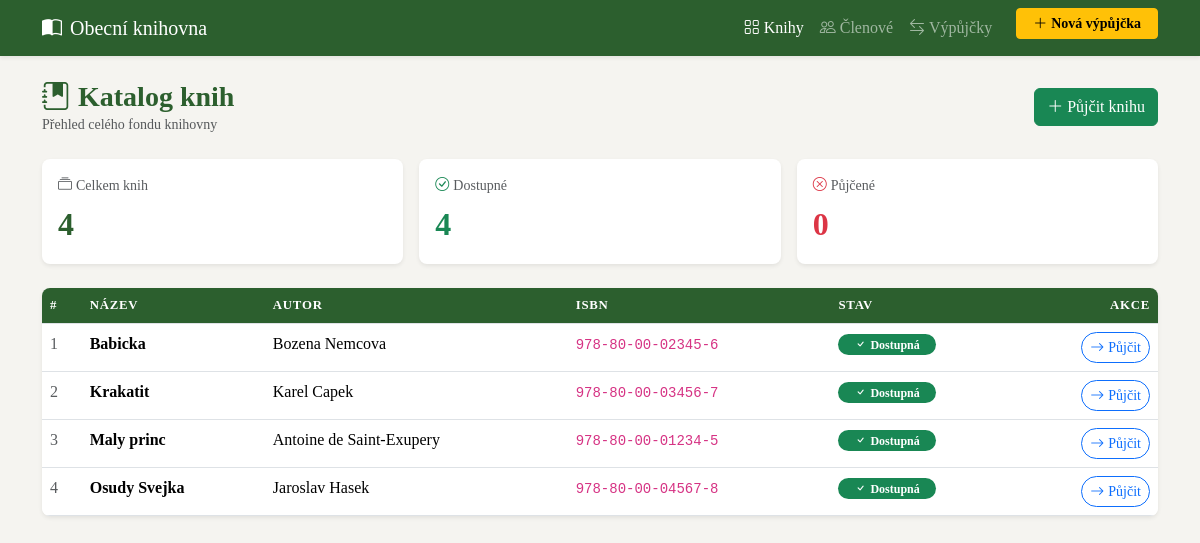
The page / on the database its author committed.
### models.py (models this page shows)
class Book(db.Model):
    __tablename__ = "books"
    id = db.Column(db.Integer, primary_key=True)
    nazev = db.Column(db.String(200), nullable=False)
    autor = db.Column(db.String(150), nullable=False)
    isbn = db.Column(db.String(20), unique=True, nullable=False)
    stav = db.Column(db.String(20), nullable=False, default="dostupná")
    pujcky = db.relationship("Loan", back_populates="kniha", lazy="dynamic")
    @property
    def je_dostupna(self):
        return self.stav == "dostupná"

### app.py (the view)
@app.route("/")
def index():
    knihy = Book.query.order_by(Book.nazev).all()
    return render_template("index.html", knihy=knihy)

### templates/index.html (shortened to what this page needs)
{% extends "_base.html" %}
{% block content %}
<div class="d-flex justify-content-between align-items-center mb-4">
  <div>
    <h1 class="h3 fw-bold mb-0" style="color:var(--brand)">
      <i class="bi bi-journal-bookmark-fill me-2"></i>Katalog knih
    </h1>
    <p class="text-muted small mb-0">Přehled celého fondu knihovny</p>
  </div>
  <a href="{{ url_for('nova_pujcka') }}" class="btn btn-success">
    <i class="bi bi-plus-lg me-1"></i>Půjčit knihu
  </a>
</div>
{% set dostupne = knihy | selectattr('je_dostupna') | list | length %}
<div class="row g-3 mb-4">
  <div class="col-6 col-md-4">
    <div class="card border-0 shadow-sm rounded-3 h-100">
      <div class="card-body">
        <p class="text-muted small mb-1"><i class="bi bi-collection me-1"></i>Celkem knih</p>
        <div class="fs-2 fw-bold" style="color:var(--brand)">{{ knihy | length }}</div>
      </div>
    </div>
  </div>
  <div class="col-6 col-md-4">
    <div class="card border-0 shadow-sm rounded-3 h-100">
      <div class="card-body">
        <p class="text-muted small mb-1"><i class="bi bi-check-circle me-1 text-success"></i>Dostupné</p>
        <div class="fs-2 fw-bold text-success">{{ dostupne }}</div>
      </div>
    </div>
  </div>
  <div class="col-12 col-md-4">
    <div class="card border-0 shadow-sm rounded-3 h-100">
      <div class="card-body">
        <p class="text-muted small mb-1"><i class="bi bi-x-circle me-1 text-danger"></i>Půjčené</p>
        <div class="fs-2 fw-bold text-danger">{{ knihy | length - dostupne }}</div>
      </div>
    </div>
  </div>
</div>
<div class="card border-0 shadow-sm rounded-3 overflow-hidden">
  <div class="card-body p-0">
    {% if knihy %}
    <div class="table-responsive">
      <table class="table table-hover mb-0">
        <thead>
          <tr>
            <th>#</th><th>Název</th><th>Autor</th><th>ISBN</th><th>Stav</th><th class="text-end">Akce</th>
          </tr>
        </thead>
        <tbody>
          {% for k in knihy %}
          <tr>
            <td class="text-muted">{{ loop.index }}</td>
            <td class="fw-semibold">{{ k.nazev }}</td>
            <td>{{ k.autor }}</td>
            <td><code class="small">{{ k.isbn }}</code></td>
            <td>
              {% if k.je_dostupna %}
                <span class="badge bg-success rounded-pill px-3"><i class="bi bi-check me-1"></i>Dostupná</span>
              {% else %}
                <span class="badge bg-danger rounded-pill px-3"><i class="bi bi-clock me-1"></i>Půjčená</span>
              {% endif %}
            </td>
            <td class="text-end">
              {% if not k.je_dostupna %}
                {% set aktivni = k.pujcky.filter_by(datum_skutecneho_vraceni=None).first() %}
                {% if aktivni %}
                  <form class="form-vratit d-inline" action="{{ url_for('vratit_knihu', loan_id=aktivni.id) }}" method="post">
                    <button class="btn btn-outline-success btn-sm rounded-pill">
                      <i class="bi bi-arrow-return-left me-1"></i>Vrátit
                    </button>
                  </form>
                {% endif %}
              {% else %}
                <a href="{{ url_for('nova_pujcka') }}" class="btn btn-outline-primary btn-sm rounded-pill">
                  <i class="bi bi-arrow-right me-1"></i>Půjčit
                </a>
              {% endif %}
            </td>
          </tr>
          {% endfor %}
        </tbody>
      </table>
    </div>
    {% else %}
      <div class="text-center py-5 text-muted">
        <i class="bi bi-inbox display-4"></i>
        <p class="mt-2">Žádné knihy v katalogu.</p>
      </div>
    {% endif %}
  </div>
</div>
{% endblock %}

### templates/_base.html (shortened to what this page needs)
<!DOCTYPE html>
<html lang="cs">
<head>
  <link href="https://cdn.jsdelivr.net/npm/bootstrap@5.3.3/dist/css/bootstrap.min.css" rel="stylesheet"/>
  <link href="https://cdn.jsdelivr.net/npm/bootstrap-icons@1.11.3/font/bootstrap-icons.min.css" rel="stylesheet"/>
  <link href="{{ url_for('static', filename='css/style.css') }}" rel="stylesheet"/>
</head>
<body>
<nav class="navbar navbar-expand-md navbar-dark mb-4 shadow-sm">
  <div class="container">
    <a class="navbar-brand text-white" href="{{ url_for('index') }}">
      <i class="bi bi-book-half me-2"></i>Obecní knihovna
    </a>
    <div class="collapse navbar-collapse" id="navmenu">
      <ul class="navbar-nav ms-auto">
        <li class="nav-item">
          <a class="nav-link {% if request.endpoint == 'index' %}active{% endif %}" href="{{ url_for('index') }}">
            <i class="bi bi-grid me-1"></i>Knihy
          </a>
        </li>
        <li class="nav-item">
          <a class="nav-link {% if request.endpoint in ['clenove','pridat_clena'] %}active{% endif %}" href="{{ url_for('clenove') }}">
            <i class="bi bi-people me-1"></i>Členové
          </a>
        </li>
        <li class="nav-item">
          <a class="nav-link {% if request.endpoint == 'pujcky' %}active{% endif %}" href="{{ url_for('pujcky') }}">
            <i class="bi bi-arrow-left-right me-1"></i>Výpůjčky
          </a>
        </li>
        <li class="nav-item ms-md-3">
          <a class="btn btn-warning btn-sm fw-semibold px-3" href="{{ url_for('nova_pujcka') }}">
            <i class="bi bi-plus-lg me-1"></i>Nová výpůjčka
          </a>
        </li>
      </ul>
    </div>
  </div>
</nav>
<div class="container pb-5">
  {% block content %}{% endblock %}
</div>
</body>
</html>

### static/css/style.css (style rules this page uses)
:root { --brand: #2c5f2e; --brand-soft: #e8f0e9; --accent: #d4a017; }
body { background-color: #f5f4f0; font-family: Georgia, serif; }
.navbar { background: var(--brand) !important; }
.table thead th { background: var(--brand); color: #fff; font-size: .8rem; text-transform: uppercase; letter-spacing: .06em; }

### rows shown on the page
Book: nazev "Babicka", autor "Bozena Nemcova", isbn "978-80-00-02345-6", stav "Dostupná"
Book: nazev "Krakatit", autor "Karel Capek", isbn "978-80-00-03456-7", stav "Dostupná"
Book: nazev "Maly princ", autor "Antoine de Saint-Exupery", isbn "978-80-00-01234-5", stav "Dostupná"
Book: nazev "Osudy Svejka", autor "Jaroslav Hasek", isbn "978-80-00-04567-8", stav "Dostupná"

### other values the page prints
{{ knihy | length }} "4"
{{ dostupne }} "4"
{{ knihy | length - dostupne }} "0"
